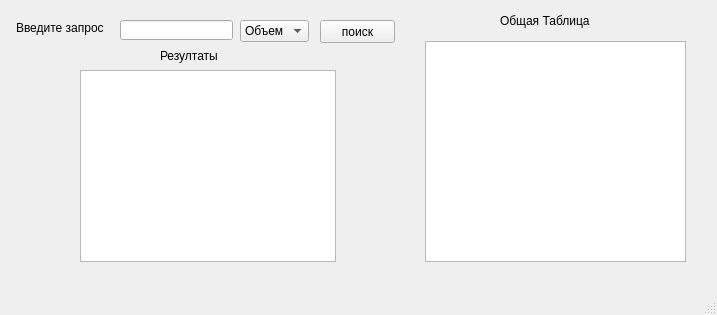
<?xml version="1.0" encoding="UTF-8"?>
<ui version="4.0">
 <class>MainWindow</class>
 <widget class="QMainWindow" name="MainWindow">
  <property name="geometry">
   <rect>
    <x>0</x>
    <y>0</y>
    <width>717</width>
    <height>315</height>
   </rect>
  </property>
  <property name="windowTitle">
   <string>MainWindow</string>
  </property>
  <widget class="QWidget" name="centralwidget">
   <widget class="QLabel" name="label">
    <property name="geometry">
     <rect>
      <x>16</x>
      <y>12</y>
      <width>101</width>
      <height>31</height>
     </rect>
    </property>
    <property name="text">
     <string>Введите запрос</string>
    </property>
   </widget>
   <widget class="QLineEdit" name="poisk">
    <property name="geometry">
     <rect>
      <x>120</x>
      <y>20</y>
      <width>113</width>
      <height>20</height>
     </rect>
    </property>
   </widget>
   <widget class="QComboBox" name="comboBox">
    <property name="geometry">
     <rect>
      <x>240</x>
      <y>20</y>
      <width>69</width>
      <height>22</height>
     </rect>
    </property>
    <item>
     <property name="text">
      <string>Объем</string>
     </property>
    </item>
    <item>
     <property name="text">
      <string>Название</string>
     </property>
    </item>
    <item>
     <property name="text">
      <string>Степень обжарки</string>
     </property>
    </item>
    <item>
     <property name="text">
      <string>Состояние</string>
     </property>
    </item>
   </widget>
   <widget class="QListWidget" name="listWidget">
    <property name="geometry">
     <rect>
      <x>80</x>
      <y>70</y>
      <width>256</width>
      <height>192</height>
     </rect>
    </property>
   </widget>
   <widget class="QLabel" name="label_2">
    <property name="geometry">
     <rect>
      <x>160</x>
      <y>40</y>
      <width>141</width>
      <height>31</height>
     </rect>
    </property>
    <property name="text">
     <string>Резултаты</string>
    </property>
   </widget>
   <widget class="QPushButton" name="poisk_btn">
    <property name="geometry">
     <rect>
      <x>320</x>
      <y>20</y>
      <width>75</width>
      <height>23</height>
     </rect>
    </property>
    <property name="text">
     <string>поиск</string>
    </property>
   </widget>
   <widget class="QTableWidget" name="tableWidget">
    <property name="geometry">
     <rect>
      <x>425</x>
      <y>41</y>
      <width>261</width>
      <height>221</height>
     </rect>
    </property>
   </widget>
   <widget class="QLabel" name="label_3">
    <property name="geometry">
     <rect>
      <x>500</x>
      <y>10</y>
      <width>121</width>
      <height>21</height>
     </rect>
    </property>
    <property name="text">
     <string>Общая Таблица</string>
    </property>
   </widget>
  </widget>
  <widget class="QMenuBar" name="menubar">
   <property name="geometry">
    <rect>
     <x>0</x>
     <y>0</y>
     <width>717</width>
     <height>21</height>
    </rect>
   </property>
  </widget>
  <widget class="QStatusBar" name="statusbar"/>
 </widget>
 <resources/>
 <connections/>
</ui>
